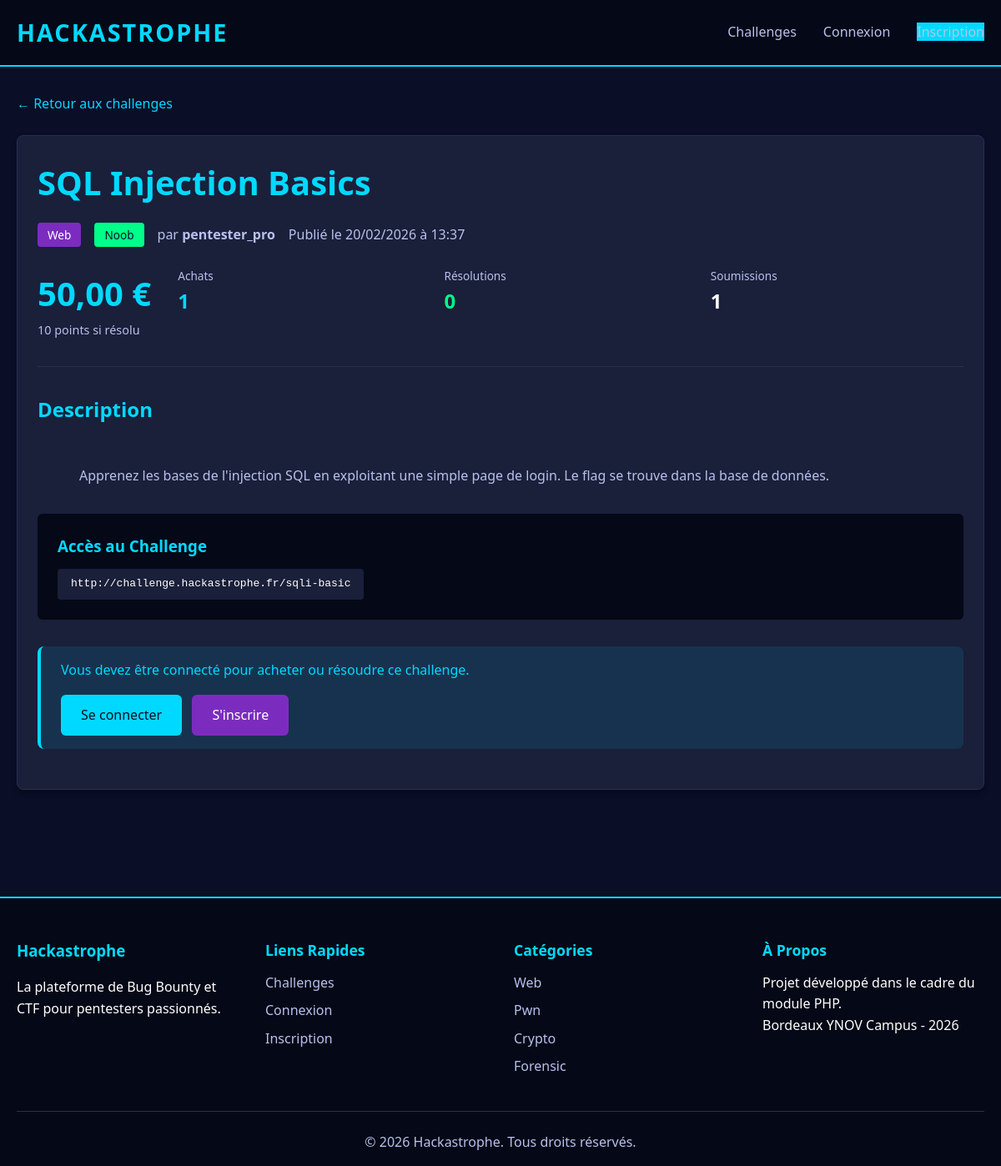
The page /detail?id=1 on the database its author committed.
### tables this page shows
CREATE TABLE `Challenge` (
  `id` int(11) NOT NULL AUTO_INCREMENT,
  `title` varchar(100) NOT NULL,
  `description` text NOT NULL,
  `category` enum('web','pwn','crypto','forensic','reverse','steganography','osint','misc') NOT NULL,
  `difficulty` enum('noob','mid','ardu','fou','cybersec') NOT NULL,
  `price` decimal(10,2) NOT NULL,
  `author_id` int(11) NOT NULL,
  `image_url` varchar(255) DEFAULT NULL,
  `access_url` varchar(255) DEFAULT NULL,
  `flag_hash` varchar(255) NOT NULL,
  `points` int(11) NOT NULL DEFAULT 0,
  `solved_count` int(11) NOT NULL DEFAULT 0,
  `is_active` tinyint(1) NOT NULL DEFAULT 1,
  `created_at` timestamp NOT NULL DEFAULT current_timestamp(),
  PRIMARY KEY (`id`),
  KEY `author_id` (`author_id`),
  KEY `idx_category` (`category`),
  KEY `idx_difficulty` (`difficulty`),
  KEY `idx_active` (`is_active`),
  KEY `idx_created` (`created_at`),
  CONSTRAINT `challenge_author_fk` FOREIGN KEY (`author_id`) REFERENCES `User` (`id`) ON DELETE CASCADE
);

CREATE TABLE `User` (
  `id` int(11) NOT NULL AUTO_INCREMENT,
  `username` varchar(50) NOT NULL,
  `email` varchar(100) NOT NULL,
  `password` varchar(255) NOT NULL,
  `balance` decimal(10,2) NOT NULL DEFAULT 1000.00,
  `role` enum('user','creator','admin') NOT NULL DEFAULT 'user',
  `profile_picture` varchar(255) DEFAULT NULL,
  `bio` text DEFAULT NULL,
  `skill_level` enum('junior','intermediate','senior','expert') DEFAULT 'junior',
  `score` int(11) NOT NULL DEFAULT 0,
  `is_active` tinyint(1) NOT NULL DEFAULT 1,
  `created_at` timestamp NOT NULL DEFAULT current_timestamp(),
  PRIMARY KEY (`id`),
  UNIQUE KEY `username` (`username`),
  UNIQUE KEY `email` (`email`),
  KEY `idx_role` (`role`),
  KEY `idx_score` (`score`)
);

### config/config.php (called while the page is built, shortened)
<?php
function h($string) {
    return htmlspecialchars($string, ENT_QUOTES, 'UTF-8');
}
function isLoggedIn() {
    return isset($_SESSION['user_id']);
}
function formatPrice($amount) {
    return number_format($amount, 2, ',', ' ') . ' €';
}
function formatDate($date) {
    return date('d/m/Y à H:i', strtotime($date));
}
function url($path = '') {
    return BASE_URL . $path;
}

### includes/challenge_functions.php (called while the page is built, shortened)
<?php
function getChallengeById($challenge_id) {
    $db = getDBConnection();
    $stmt = $db->prepare("
        SELECT c.*,
               u.username as author_name,
               u.id as author_id,
               COUNT(DISTINCT pc.id) as purchase_count,
               COUNT(DISTINCT s.id) as total_submissions,
               COUNT(DISTINCT CASE WHEN s.is_valid = 1 THEN s.id END) as valid_submissions
        FROM Challenge c
        JOIN User u ON c.author_id = u.id
        LEFT JOIN PurchasedChallenge pc ON c.id = pc.challenge_id
        LEFT JOIN Submission s ON c.id = s.challenge_id
        WHERE c.id = ?
        GROUP BY c.id
    ");
    $stmt->bind_param("i", $challenge_id);
    $stmt->execute();
    $result = $stmt->get_result();
    $challenge = $result->fetch_assoc();
    return $challenge;
}

### pages/detail.php (the view, shortened to what this page needs)
<?php
require_once __DIR__ . '/../includes/challenge_functions.php';
$challenge_id = isset($_GET['id']) ? intval($_GET['id']) : 0;
$challenge = getChallengeById($challenge_id);
$has_purchased = false;
$has_solved = false;
include __DIR__ . '/../includes/header.php';
?>
<div class="container">
    <div style="margin-bottom: 1.5rem;">
        <a href="<?php echo url('/'); ?>" style="color: var(--primary-color); text-decoration: none;">
            ← Retour aux challenges
        </a>
    </div>
    <div class="card" style="margin-bottom: 2rem;">
        <h1 style="color: var(--primary-color); font-size: 2.5rem; margin-bottom: 1rem;">
            <?php echo h($challenge['title']); ?>
        </h1>
        <div style="display: flex; gap: 1rem; margin-bottom: 1.5rem; flex-wrap: wrap; align-items: center;">
            <span class="badge badge-category">
                <?php echo h(CHALLENGE_CATEGORIES[$challenge['category']]); ?>
            </span>
            <span class="badge badge-difficulty badge-<?php echo h($challenge['difficulty']); ?>">
                <?php echo h(DIFFICULTY_LEVELS[$challenge['difficulty']]); ?>
            </span>
            <span style="color: var(--text-secondary);">
                par <strong><?php echo h($challenge['author_name']); ?></strong>
            </span>
            <span style="color: var(--text-secondary);">
                Publié le <?php echo formatDate($challenge['created_at']); ?>
            </span>
        </div>
        <div style="display: flex; gap: 2rem; margin-bottom: 2rem; flex-wrap: wrap;">
            <div>
                <div style="font-size: 2.5rem; font-weight: bold; color: var(--primary-color);">
                    <?php echo formatPrice($challenge['price']); ?>
                </div>
                <div style="color: var(--text-secondary); font-size: 0.9rem;">
                    <?php echo $challenge['points']; ?> points si résolu
                </div>
            </div>
            <div style="flex: 1; min-width: 200px;">
                <div style="display: grid; grid-template-columns: repeat(auto-fit, minmax(150px, 1fr)); gap: 1rem;">
                    <div>
                        <div style="color: var(--text-secondary); font-size: 0.85rem;">Achats</div>
                        <div style="font-size: 1.5rem; font-weight: bold; color: var(--primary-color);">
                            <?php echo $challenge['purchase_count']; ?>
                        </div>
                    </div>
                    <div>
                        <div style="color: var(--text-secondary); font-size: 0.85rem;">Résolutions</div>
                        <div style="font-size: 1.5rem; font-weight: bold; color: var(--success-color);">
                            <?php echo $challenge['solved_count']; ?>
                        </div>
                    </div>
                    <div>
                        <div style="color: var(--text-secondary); font-size: 0.85rem;">Soumissions</div>
                        <div style="font-size: 1.5rem; font-weight: bold;">
                            <?php echo $challenge['total_submissions']; ?>
                        </div>
                    </div>
                </div>
            </div>
        </div>
        <hr style="border: none; border-top: 1px solid var(--border-color); margin: 2rem 0;">
        <h2 style="color: var(--primary-color); margin-bottom: 1rem;">Description</h2>
        <div style="color: var(--text-secondary); line-height: 1.8; white-space: pre-wrap;">
            <?php echo h($challenge['description']); ?>
        </div>
        <?php if ($challenge['access_url']): ?>
            <div style="margin-top: 2rem; padding: 1.5rem; background: var(--darker-bg); border-radius: 6px;">
                <h3 style="color: var(--primary-color); margin-bottom: 0.75rem;">Accès au Challenge</h3>
                <code style="color: var(--text-primary); background: var(--card-bg); padding: 0.5rem 1rem; border-radius: 4px; display: inline-block;">
                    <?php echo h($challenge['access_url']); ?>
                </code>
            </div>
        <?php endif; ?>
        <?php if ($has_solved): ?>
            <div style="margin-top: 2rem; padding: 1.5rem; background: rgba(0, 255, 136, 0.1); border: 2px solid var(--success-color); border-radius: 8px; text-align: center;">
                <h2 style="color: var(--success-color); margin-bottom: 0.5rem;">Challenge Résolu !</h2>
                <p style="color: var(--text-secondary);">
                    Félicitations, vous avez gagné <?php echo $challenge['points']; ?> points.
                </p>
            </div>
        <?php else: ?>
            <div style="margin-top: 2rem;">
                <?php if (isLoggedIn()): ?>
                    <?php if (getUserId() == $challenge['author_id']): ?>
                        <div class="alert alert-info">
                            Vous êtes l'auteur de ce challenge. Vous ne pouvez pas l'acheter.
                        </div>
                    <?php else: ?>
                        <form method="POST" action="<?php echo url('/detail?id=' . $challenge_id); ?>">
                            <button type="submit" name="add_to_cart" class="btn btn-primary" style="font-size: 1.2rem; padding: 1rem 2rem;">
                                Ajouter au panier
                            </button>
                        </form>
                    <?php endif; ?>
                <?php else: ?>
                    <div class="alert alert-info">
                        Vous devez être connecté pour acheter ou résoudre ce challenge.
                        <div style="margin-top: 1rem;">
                            <a href="<?php echo url('/login'); ?>" class="btn btn-primary">Se connecter</a>
                            <a href="<?php echo url('/register'); ?>" class="btn btn-secondary" style="margin-left: 0.5rem;">S'inscrire</a>
                        </div>
                    </div>
                <?php endif; ?>
            </div>
        <?php endif; ?>
    </div>
</div>
<?php include __DIR__ . '/../includes/footer.php'; ?>

### assets/css/style.css (style rules this page uses)
* { margin: 0; padding: 0; box-sizing: border-box; }
:root { --primary-color: #00d9ff; --secondary-color: #7b2cbf; --dark-bg: #0a0e27; --darker-bg: #050816; --card-bg: #1a1f3a; --text-primary: #ffffff; --text-secondary: #b8c1ec; --success-color: #00ff88; --error-color: #ff0055; --warning-color: #ffaa00; --border-color: #2a3050; --shadow: 0 4px 6px rgba(0, 0, 0, 0.3); }
body { font-family: 'Segoe UI', Tahoma, Geneva, Verdana, sans-serif; background: var(--dark-bg); color: var(--text-primary); line-height: 1.6; min-height: 100vh; display: flex; flex-direction: column; }
.container { max-width: 1200px; margin: 0 auto; padding: 0 20px; }
.alert { padding: 1rem 1.5rem; margin-bottom: 1.5rem; border-radius: 8px; border-left: 4px solid; }
.alert-info { background: rgba(0, 217, 255, 0.1); border-color: var(--primary-color); color: var(--primary-color); }
.btn { display: inline-block; padding: 0.75rem 1.5rem; border: none; border-radius: 6px; cursor: pointer; text-decoration: none; transition: all 0.3s; font-size: 1rem; font-weight: 500; }
.btn-primary { background: var(--primary-color); color: var(--dark-bg); }
.btn-secondary { background: var(--secondary-color); color: white; }
.card { background: var(--card-bg); border: 1px solid var(--border-color); border-radius: 8px; padding: 1.5rem; box-shadow: var(--shadow); }
.badge { display: inline-block; padding: 0.25rem 0.75rem; border-radius: 4px; font-size: 0.85rem; font-weight: 500; }
.badge-category { background: var(--secondary-color); color: white; }
.badge-difficulty { background: var(--border-color); color: var(--text-secondary); }
.badge-noob { background: var(--success-color); color: var(--dark-bg); }

### rows shown on the page
challenge: title "SQL Injection Basics", category "Web", difficulty "Noob", author.username "pentester_pro", created_at "20/02/2026 à 13:37", price "50,00 €", points "10", solved_count "0", description "Apprenez les bases de l'injection SQL en exploitant une simple page de login. Le flag se trouve dans la base de données.", access_url "http://challenge.hackastrophe.fr/sqli-basic"

### other values the page prints
$challenge['purchase_count'] "1"
$challenge['total_submissions'] "1"
$name "Web"
$name "Pwn"
$name "Crypto"
$name "Forensic"
